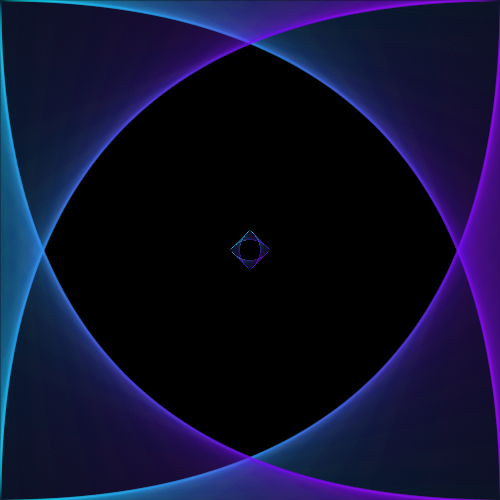
Frame 1 (no input)
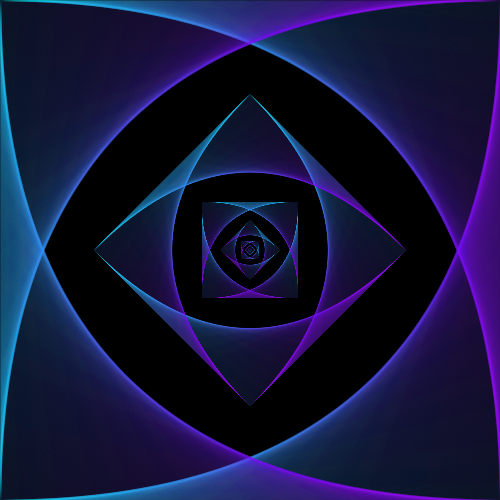
Frame 60 (the mouse pressed at the canvas centre just before this capture)
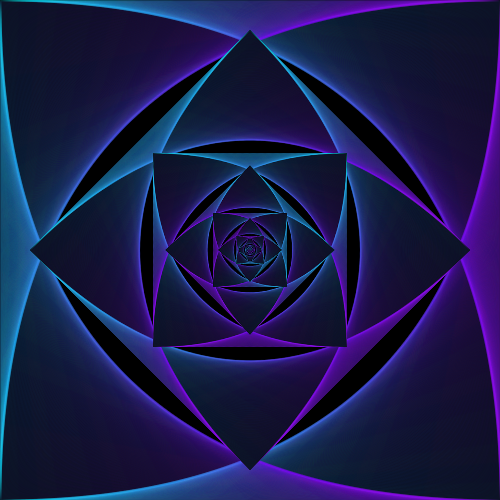
Frame 120 (the mouse held since frame 60 and released just before this capture)

The Processing sketch that drew these frames (run headless with seeded random() and noise(); from frame 60 on, the mouse is pressed at the canvas centre):

// Processing sketch: processing_16089
// ── processing_16089.pde

int T;
int deltaT=1;

void setup(){
  size(500,500);
  background(0);
  frameRate(40);
  smooth();
  for(int i=0;i<width;i++){
    stroke(i/3,255-i/1.5,255,10);
    strokeWeight(2);
    line(i,height,width,height-i);
    line(i,0,0,height-i);
    line(i,0,width,i);
    line(0,i,i,height);
  }
}

void draw(){
  T+=deltaT;
  PImage img = get();
  translate(width/2,height/2);
  scale(sqrt(T)/10,sqrt(T)/10);
  scale(0.57,0.57);
  rotate(PI/4);
  image(img,-width/2,-height/2);
  if(T>350){deltaT=-1;} //350
  if(T%20==0)println(frameRate);
  if(T<-50){deltaT=1;}
  println(T);
}
